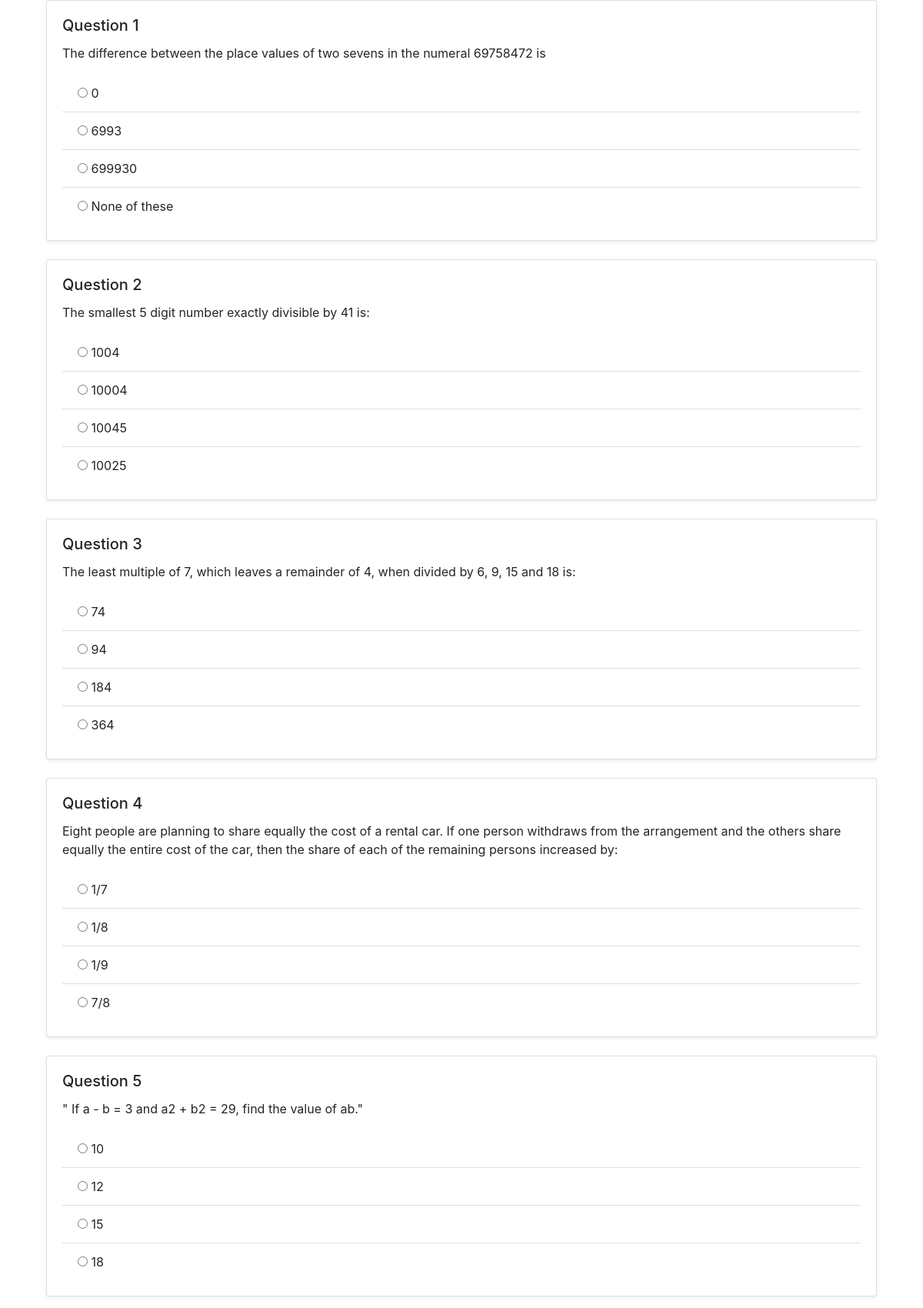
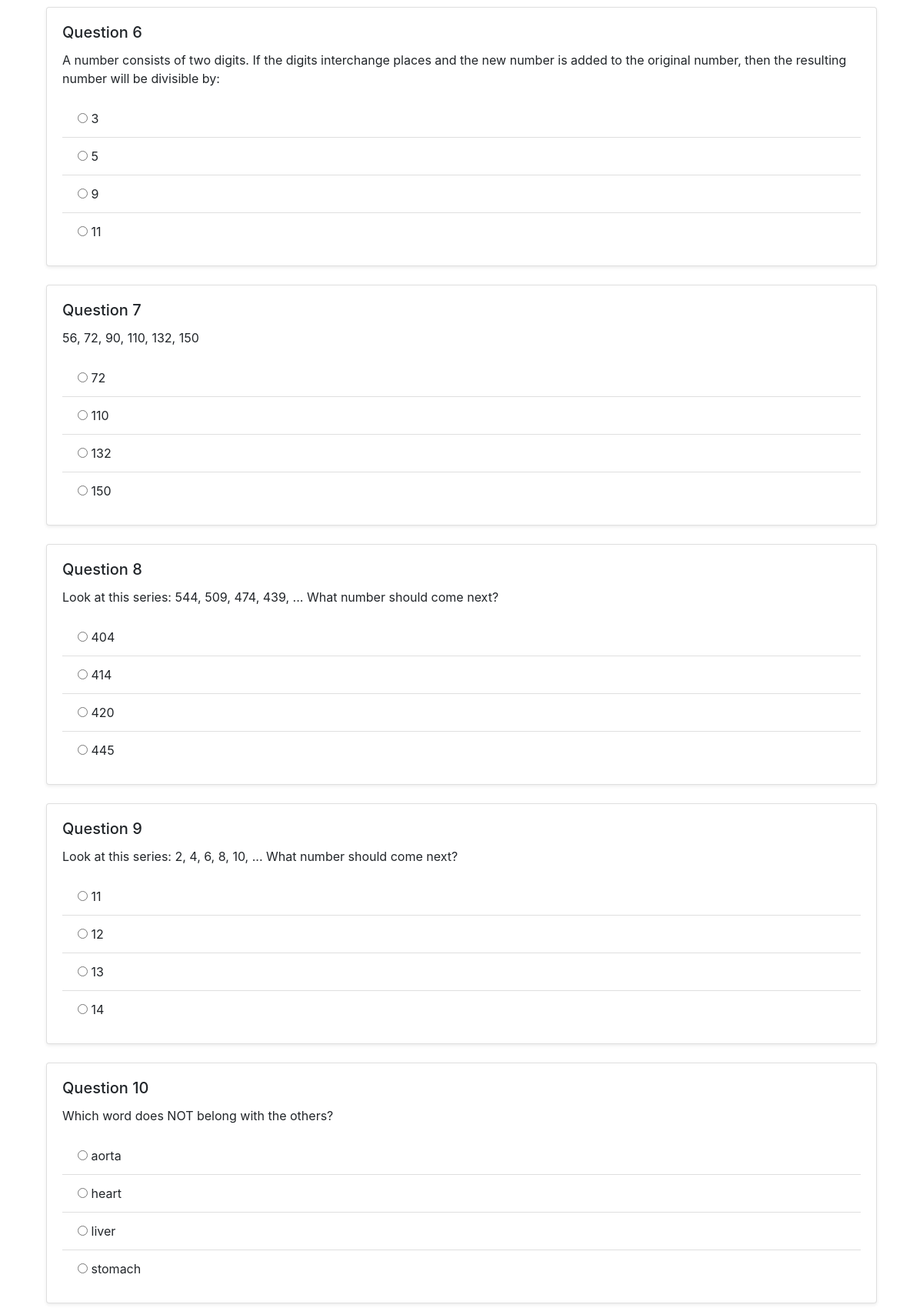
The app's page /User/Test/ (signed in, upper part) with its own data (2 pictures, top to bottom).
### Master/models.py (models this page shows)
class tbl_question(models.Model):
    question_id = models.AutoField(primary_key=True)
    question_content=models.CharField(max_length=500)
    question_score=models.IntegerField()
    option_1=models.CharField(max_length=500)
    option_2=models.CharField(max_length=500)
    option_3=models.CharField(max_length=500)
    option_4=models.CharField(max_length=500)
    answer=models.CharField(max_length=500)
    category_id=models.ForeignKey(tbl_category,on_delete=models.CASCADE)
    answer_key=models.CharField(max_length=500)

### User/views.py (the view)
# urls.py: path('Test/', views.Test,name='Test'),
def Test(request):
    if 'uid' not in request.session:
        return redirect('login')
    user_id = request.session['uid']
    user = tbl_user.objects.get(user_id=user_id)
    all_questions = tbl_question.objects.all()
    if all_questions.count() > 30:
        random_questions = sample(list(all_questions), 30)
    else:
        random_questions = all_questions
    if request.method == "POST":
        test = tbl_test.objects.get(user_id=user, test_status='0')
        test.test_end_time = timezone.now()
        test.test_status = '1'
        total_score = 0
        for question in random_questions:
            answer_key = f'answer_{question.question_id}'
            user_answer = request.POST.get(answer_key)
            if user_answer == question.answer:
                total_score += question.question_score
            test_question = tbl_test_question.objects.create(
                test_id=test,
                test_question_answer=user_answer,
                test_question_score=question.question_score if user_answer == question.answer else 0,
                question_id=question  # Insert question_id into tbl_test_question
            )
            test_question.save()
        test.test_score = total_score
        test.save()
        return render(request, 'User/HomePage.html')
    else:
        data = tbl_test.objects.filter(user_id=request.session['uid'],test_status=0).count()
        if data > 0:
            return render(request, 'User/Questions.html', {'Questions': random_questions})
        else:
            test = tbl_test.objects.create(user_id=user)
            return render(request, 'User/Questions.html', {'Questions': random_questions})

### User/Templates/User/Questions.html (shortened to what this page needs)
<!DOCTYPE html>
<html lang="en">
<head>
    <link
      href="https://stackpath.bootstrapcdn.com/bootstrap/4.5.2/css/bootstrap.min.css"
      rel="stylesheet"
    />
</head>
<body>
    <div class="container">
        <form method="POST" >
            {% for question in Questions %}
            <div class="col-md-12 mb-4">
                <div class="card shadow-sm">
                    <div class="card-body">
                        <h5 class="card-title">Question {{ forloop.counter }}</h5>
                        <p class="card-text">{{ question.question_content }}</p>
                        <ul class="list-group list-group-flush">
                            <li class="list-group-item"><input type="radio" name="answer_{{ question.question_id }}" value="{{ question.option_1 }}"> {{ question.option_1 }}</li>
                            <li class="list-group-item"><input type="radio" name="answer_{{ question.question_id }}" value="{{ question.option_2 }}"> {{ question.option_2 }}</li>
                            <li class="list-group-item"><input type="radio" name="answer_{{ question.question_id }}" value="{{ question.option_3 }}"> {{ question.option_3 }}</li>
                            <li class="list-group-item"><input type="radio" name="answer_{{ question.question_id }}" value="{{ question.option_4 }}"> {{ question.option_4 }}</li>
                        </ul>
                    </div>
                </div>
            </div>
            {% endfor %}
        </form>
    </div>
</body>
</html>

### records on screen
tbl_question: question_content "The difference between the place values of two sevens in the numeral 69758472 is", option_1 "0", option_2 "6993", option_3 "699930", option_4 "None of these"
tbl_question: question_content "The smallest 5 digit number exactly divisible by 41 is:", option_1 "1004", option_2 "10004", option_3 "10045", option_4 "10025"
tbl_question: question_content "The least multiple of 7, which leaves a remainder of 4, when divided by 6, 9, 15 and 18 is:", option_1 "74", option_2 "94", option_3 "184", option_4 "364"
tbl_question: question_content "Eight people are planning to share equally the cost of a rental car. If one person withdraws from the arrangement and the others share equally the entire cost of the car, then the share of each of the remaining persons increased by:", option_1 "1/7", option_2 "1/8", option_3 "1/9", option_4 "7/8"
tbl_question: question_content "\" If a - b = 3 and a2 + b2 = 29, find the value of ab.\"", option_1 "10", option_2 "12", option_3 "15", option_4 "18"
tbl_question: question_content "A number consists of two digits. If the digits interchange places and the new number is added to the original number, then the resulting number will be divisible by:", option_1 "3", option_2 "5", option_3 "9", option_4 "11"
tbl_question: question_content "56, 72, 90, 110, 132, 150", option_1 "72", option_2 "110", option_3 "132", option_4 "150"
tbl_question: question_content "Look at this series: 544, 509, 474, 439, ... What number should come next?", option_1 "404", option_2 "414", option_3 "420", option_4 "445"
tbl_question: question_content "Look at this series: 2, 4, 6, 8, 10, ... What number should come next?", option_1 "11", option_2 "12", option_3 "13", option_4 "14"
tbl_question: question_content "Which word does NOT belong with the others?", option_1 "aorta", option_2 "heart", option_3 "liver", option_4 "stomach"
